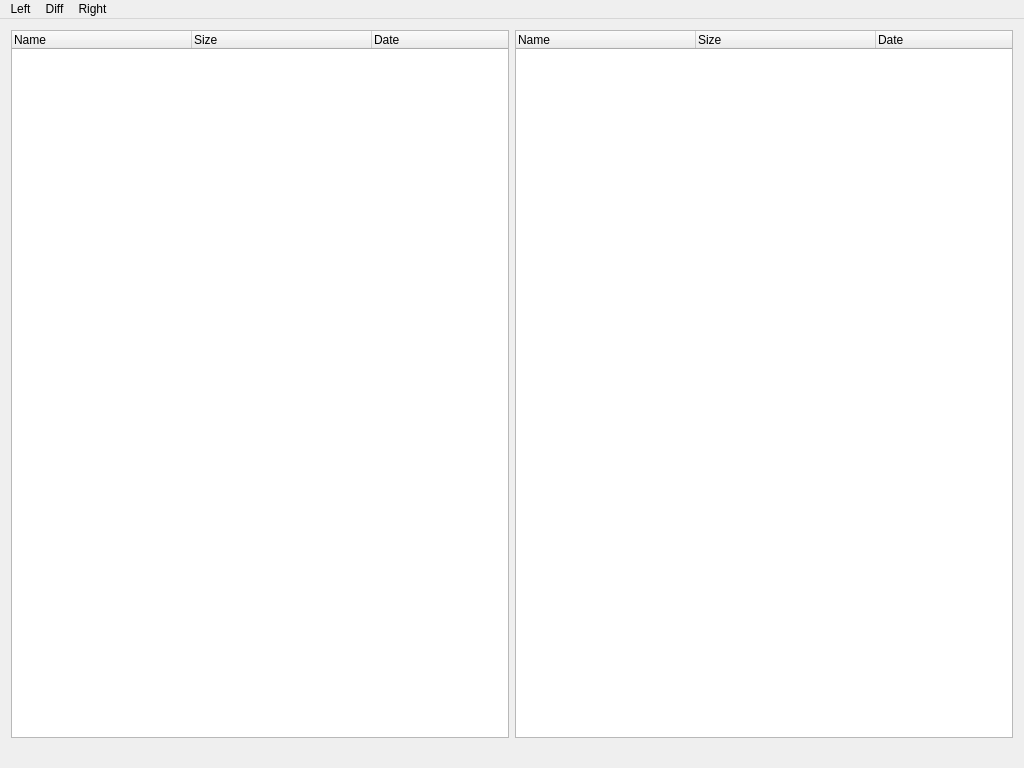
<?xml version="1.0" encoding="UTF-8"?>
<ui version="4.0">
 <class>StorageSync</class>
 <widget class="QMainWindow" name="StorageSync">
  <property name="geometry">
   <rect>
    <x>0</x>
    <y>0</y>
    <width>1024</width>
    <height>768</height>
   </rect>
  </property>
  <property name="windowTitle">
   <string>StorageSync</string>
  </property>
  <widget class="QWidget" name="centralWidget">
   <layout class="QHBoxLayout" name="horizontalLayout_2">
    <item>
     <layout class="QVBoxLayout" name="verticalLayout">
      <item>
       <widget class="QTreeWidget" name="treeWidgetLeft">
        <property name="sizePolicy">
         <sizepolicy hsizetype="Preferred" vsizetype="Expanding">
          <horstretch>0</horstretch>
          <verstretch>0</verstretch>
         </sizepolicy>
        </property>
        <attribute name="headerDefaultSectionSize">
         <number>180</number>
        </attribute>
        <attribute name="headerMinimumSectionSize">
         <number>40</number>
        </attribute>
        <column>
         <property name="text">
          <string>Name</string>
         </property>
        </column>
        <column>
         <property name="text">
          <string>Size</string>
         </property>
         <property name="textAlignment">
          <set>AlignLeading|AlignVCenter</set>
         </property>
        </column>
        <column>
         <property name="text">
          <string>Date</string>
         </property>
        </column>
       </widget>
      </item>
     </layout>
    </item>
    <item>
     <layout class="QVBoxLayout" name="verticalLayout_2">
      <item>
       <widget class="QTreeWidget" name="treeWidgetRight">
        <property name="sizePolicy">
         <sizepolicy hsizetype="Preferred" vsizetype="Expanding">
          <horstretch>0</horstretch>
          <verstretch>0</verstretch>
         </sizepolicy>
        </property>
        <attribute name="headerDefaultSectionSize">
         <number>180</number>
        </attribute>
        <attribute name="headerMinimumSectionSize">
         <number>40</number>
        </attribute>
        <column>
         <property name="text">
          <string>Name</string>
         </property>
        </column>
        <column>
         <property name="text">
          <string>Size</string>
         </property>
         <property name="textAlignment">
          <set>AlignLeading|AlignVCenter</set>
         </property>
        </column>
        <column>
         <property name="text">
          <string>Date</string>
         </property>
        </column>
       </widget>
      </item>
     </layout>
    </item>
   </layout>
  </widget>
  <widget class="QMenuBar" name="menuBar">
   <property name="geometry">
    <rect>
     <x>0</x>
     <y>0</y>
     <width>1024</width>
     <height>22</height>
    </rect>
   </property>
   <widget class="QMenu" name="menuLeft">
    <property name="title">
     <string>Left</string>
    </property>
    <addaction name="actionOpenPathLeft"/>
    <addaction name="actionOpenJSONLeft"/>
    <addaction name="actionSaveJSONLeft"/>
   </widget>
   <widget class="QMenu" name="menuRight">
    <property name="title">
     <string>Right</string>
    </property>
    <addaction name="actionOpenPathRight"/>
    <addaction name="actionOpenJSONRight"/>
    <addaction name="actionSaveJSONRight"/>
   </widget>
   <widget class="QMenu" name="menuActions">
    <property name="title">
     <string>Diff</string>
    </property>
    <addaction name="actionCompare"/>
    <addaction name="actionBy_Size"/>
    <addaction name="actionBy_Date"/>
    <addaction name="actionDate"/>
    <addaction name="actionAll"/>
    <addaction name="separator"/>
    <addaction name="actionRefresh"/>
   </widget>
   <addaction name="menuLeft"/>
   <addaction name="menuActions"/>
   <addaction name="menuRight"/>
  </widget>
  <widget class="QStatusBar" name="statusBar">
   <property name="enabled">
    <bool>true</bool>
   </property>
   <property name="sizePolicy">
    <sizepolicy hsizetype="Preferred" vsizetype="Preferred">
     <horstretch>0</horstretch>
     <verstretch>0</verstretch>
    </sizepolicy>
   </property>
   <property name="contextMenuPolicy">
    <enum>Qt::DefaultContextMenu</enum>
   </property>
   <property name="sizeGripEnabled">
    <bool>false</bool>
   </property>
  </widget>
  <action name="actionOpenPathLeft">
   <property name="text">
    <string>Open Path</string>
   </property>
  </action>
  <action name="actionOpenJSONLeft">
   <property name="text">
    <string>Open JSON</string>
   </property>
  </action>
  <action name="actionSaveJSONLeft">
   <property name="text">
    <string>Save JSON</string>
   </property>
  </action>
  <action name="actionOpenPathRight">
   <property name="text">
    <string>Open Path</string>
   </property>
  </action>
  <action name="actionOpenJSONRight">
   <property name="text">
    <string>Open JSON</string>
   </property>
  </action>
  <action name="actionSaveJSONRight">
   <property name="text">
    <string>Save JSON</string>
   </property>
  </action>
  <action name="actionCompare">
   <property name="text">
    <string>All</string>
   </property>
  </action>
  <action name="actionBy_Size">
   <property name="text">
    <string>Path</string>
   </property>
  </action>
  <action name="actionBy_Date">
   <property name="text">
    <string>Name</string>
   </property>
  </action>
  <action name="actionDate">
   <property name="text">
    <string>Size</string>
   </property>
  </action>
  <action name="actionAll">
   <property name="text">
    <string>Date</string>
   </property>
  </action>
  <action name="actionRefresh">
   <property name="text">
    <string>Refresh</string>
   </property>
  </action>
 </widget>
 <layoutdefault spacing="6" margin="11"/>
 <resources/>
 <connections/>
</ui>
